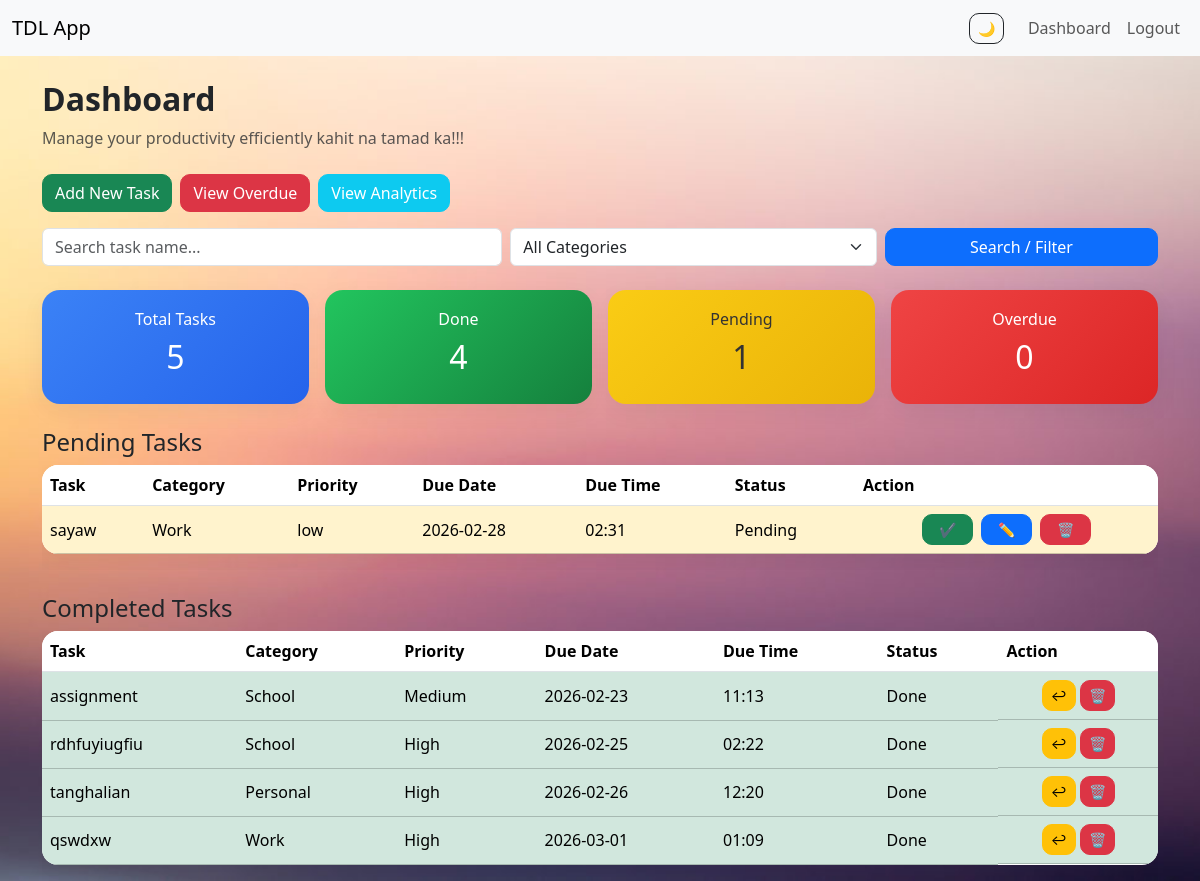
The page /dashboard (signed in) on the database as committed earlier.
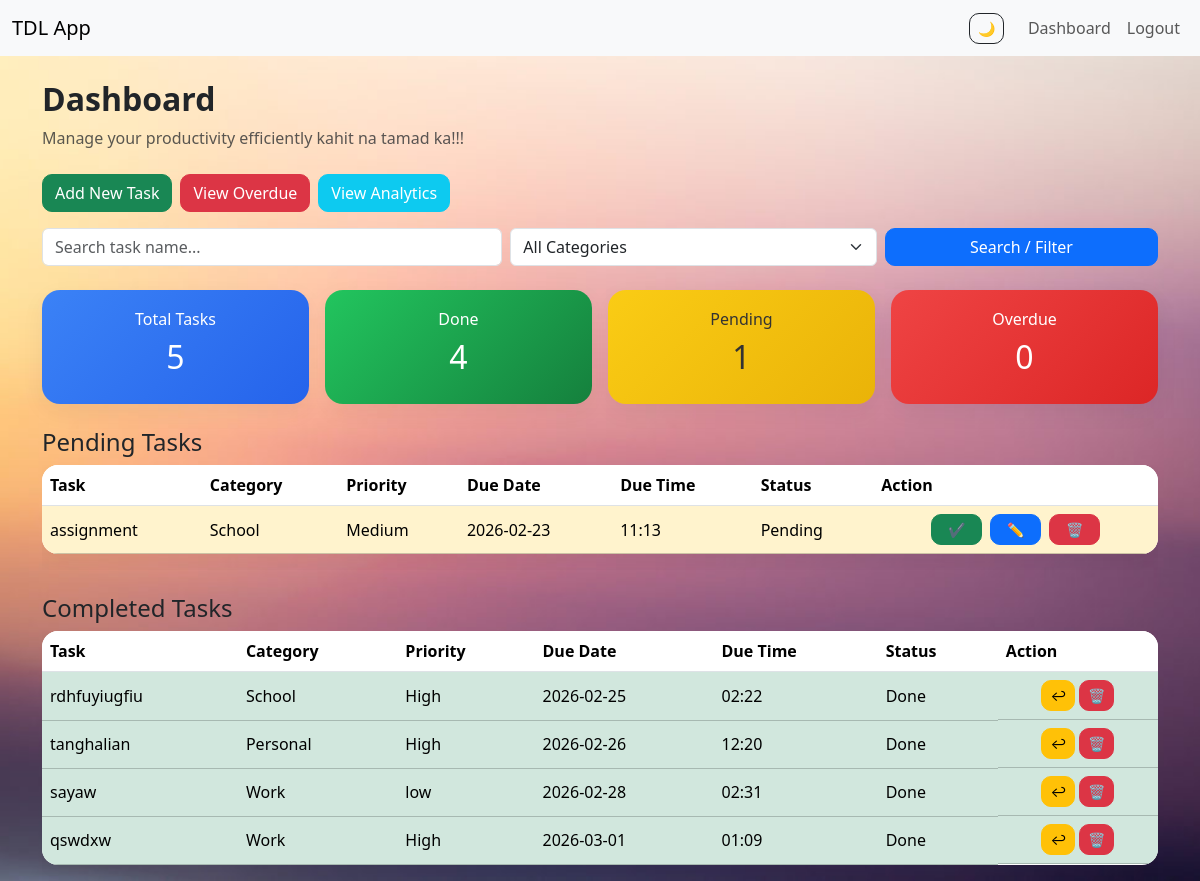
The same page on the database as committed later.
### tables this page shows
CREATE TABLE tasks(
        id INTEGER PRIMARY KEY AUTOINCREMENT,
        user_id INTEGER,
        name TEXT,
        category TEXT,
        priority TEXT,
        due_date TEXT,
        due_time TEXT,
        status TEXT DEFAULT 'Pending'
    );

### app.py (the view)
@app.route("/dashboard")
@login_required
def dashboard():
    search = request.args.get("search")
    category = request.args.get("category")
    conn = sqlite3.connect("database.db")
    conn.row_factory = sqlite3.Row
    query = "SELECT * FROM tasks WHERE user_id=?"
    params = [current_user.id]
    if search:
        query += " AND name LIKE ?"
        params.append(f"%{search}%")
    if category and category != "All":
        query += " AND category=?"
        params.append(category)
    query += " ORDER BY due_date ASC, due_time ASC"
    tasks = conn.execute(query, params).fetchall()
    conn.close()
    pending_tasks = [t for t in tasks if t["status"] == "Pending"]
    done_tasks = [t for t in tasks if t["status"] == "Done"]
    total = len(tasks)
    pending = len(pending_tasks)
    done = len(done_tasks)
    return render_template(
        "dashboard.html",
        pending_tasks=pending_tasks,
        done_tasks=done_tasks,
        total=total,
        done=done,
        pending=pending,
        overdue=0
    )

### app.py (called while the page is built)
@login_manager.user_loader
def load_user(user_id):
    return User(user_id)

### templates/dashboard.html (shortened to what this page needs)
{% extends "base.html" %}
{% block content %}
<div class="d-flex justify-content-between align-items-center mb-4">
    <div>
        <h2 class="fw-bold">Dashboard</h2>
        <medium class="text-muted">Manage your productivity efficiently kahit na tamad ka!!!</medium>
    </div>
</div>
<div class="d-flex flex-wrap gap-2 mb-3">
    <a href="{{ url_for('add_task') }}" class="btn btn-success">
        Add New Task
    </a>
    <a href="{{ url_for('overdue') }}" class="btn btn-danger">
        View Overdue
    </a>
    <a href="{{ url_for('analytics')}}" class="btn btn-info text-white">
        View Analytics
    </a>
</div>
<form method="GET" action="{{ url_for('dashboard') }}" class="mb-4">
    <div class="row g-2">
        <div class="col-12 col-md-5">
            <input type="text" name="search" class="form-control"
                   placeholder="Search task name..."
                   value="{{ request.args.get('search', '') }}">
        </div>
        <div class="col-12 col-md-4">
            <select name="category" class="form-select">
                <option value="All">All Categories</option>
            </select>
        </div>
        <div class="col-12 col-md-3">
            <button class="btn btn-primary w-100" type="submit">
                Search / Filter
            </button>
        </div>
    </div>
</form>
<div class="row text-center mb-4 g-3">
    <div class="col-6 col-md-3">
        <div class="stats-card gradient-blue shadow-soft">
            <h6>Total Tasks</h6>
            <h2>{{ total }}</h2>
        </div>
    </div>
    <div class="col-6 col-md-3">
        <div class="stats-card gradient-green shadow-soft">
            <h6>Done</h6>
            <h2>{{ done }}</h2>
        </div>
    </div>
    <div class="col-6 col-md-3">
        <div class="stats-card gradient-yellow shadow-soft">
            <h6>Pending</h6>
            <h2>{{ pending }}</h2>
        </div>
    </div>
    <div class="col-6 col-md-3">
        <div class="stats-card gradient-red shadow-soft">
            <h6>Overdue</h6>
            <h2>{{ overdue }}</h2>
        </div>
    </div>
</div>
<h4>Pending Tasks</h4>
<div class="table-responsive mb-4">
<table class="table align-middle bg-white shadow-soft">
<tr>
    <th>Task</th>
    <th>Category</th>
    <th>Priority</th>
    <th>Due Date</th>
    <th>Due Time</th>
    <th>Status</th>
    <th>Action</th>
</tr>
{% for task in pending_tasks %}
<tr class="table-warning fade-row">
    <td>{{ task.name }}</td>
    <td>{{ task.category }}</td>
    <td>{{ task.priority }}</td>
    <td>{{ task.due_date }}</td>
    <td>{{ task.due_time }}</td>
    <td>{{ task.status }}</td>
    <td class="d-flex justify-content-center gap-2">
        <a href="{{ url_for('done', task_id=task.id) }}"
           class="btn btn-success btn-sm px-3">
           ✔
        </a>
        <a href="{{ url_for('edit', task_id=task.id) }}"
           class="btn btn-primary btn-sm px-3">
           ✏
        </a>
        <a href="{{ url_for('delete', task_id=task.id) }}"
           class="btn btn-danger btn-sm px-3"
           onclick="return confirm('Delete this task?')">
           🗑
        </a>
        </td>
</tr>
{% endfor %}
</table>
</div>
<h4 class="mt-4">Completed Tasks</h4>
<div class="table-responsive">
<table class="table align-middle bg-white shadow-soft">
<tr>
    <th>Task</th>
    <th>Category</th>
    <th>Priority</th>
    <th>Due Date</th>
    <th>Due Time</th>
    <th>Status</th>
    <th>Action</th>
</tr>
{% for task in done_tasks %}
<tr class="table-success fade-row">
    <td>{{ task.name }}</td>
    <td>{{ task.category }}</td>
    <td>{{ task.priority }}</td>
    <td>{{ task.due_date }}</td>
    <td>{{ task.due_time }}</td>
    <td>{{ task.status }}</td>
    <td class="d-flex flex-wrap justify-content-center gap-1">
        <a href="{{ url_for('undo', task_id=task.id) }}"
           class="btn btn-sm btn-warning action-btn">
           ↩
        </a>
        <a href="{{ url_for('delete', task_id=task.id) }}"
           class="btn btn-sm btn-danger"
           onclick="return confirm('Delete this task?')">
           🗑
        </a>
    </td>
</tr>
{% endfor %}
</table>
</div>
{% endblock %}

### templates/base.html (shortened to what this page needs)
<!DOCTYPE html>
<html lang="en">
<head>
    <link href="https://cdn.jsdelivr.net/npm/bootstrap@5.3.2/dist/css/bootstrap.min.css" rel="stylesheet">
</head>
<body>
  <nav class="navbar navbar-expand-lg navbar-light bg-light mb-4">
    <div class="container-fluid">
      <a class="navbar-brand" href="{{ url_for('dashboard') }}">TDL App</a>
      <div class="collapse navbar-collapse" id="navbarNav">
        <ul class="navbar-nav ms-auto align-items-lg-center">
        <li class="nav-item me-3">
            <button id="darkModeToggle" class="btn btn-sm btn-outline-dark">
                🌙
            </button>
        </li>
        {% if current_user.is_authenticated %}
          <li class="nav-item">
            <a class="nav-link" href="{{ url_for('dashboard') }}">Dashboard</a>
          </li>
          <li class="nav-item">
            <a class="nav-link" href="{{ url_for('logout') }}">Logout</a>
          </li>
        {% endif %}
      </ul>
    </div>
  </div>
</nav>
<div class="container">
  <div class="toast-container position-fixed top-0 end-0 p-3">
  </div>
  {% block content %}{% endblock %}
</div>
</body>
</html>

Rows that differ between the two databases and show on the page:
changed tasks "assignment": moves from the list under "Completed Tasks" to the list under "Pending Tasks"
changed tasks "sayaw": moves from the list under "Pending Tasks" to the list under "Completed Tasks"
